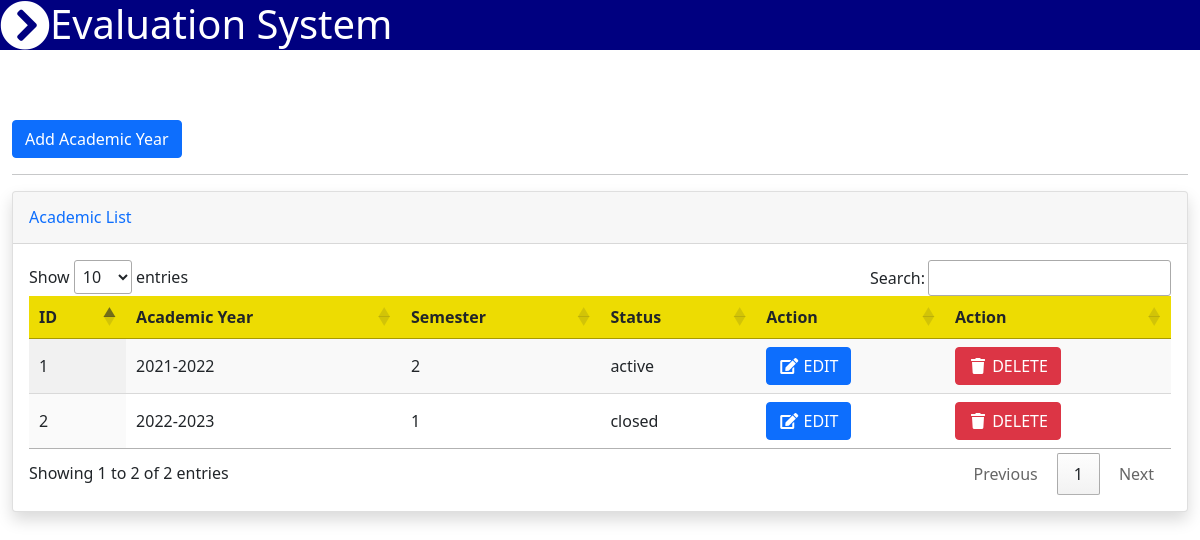
Page /academic_list.php (signed in) on the committed database.
### tables this page shows
CREATE TABLE `academic` (
  `id` tinyint(30) NOT NULL,
  `academic_year` varchar(30) NOT NULL,
  `semester` int(30) NOT NULL,
  `status` varchar(30) NOT NULL
);

### academic_list.php (the view, shortened to what this page needs)
<?php include_once'navbar.php'; ?>
<body id="page-top">
<div class="container-fluid py-5 my-5">
    <button type="button" class="btn btn-primary" data-bs-toggle="modal" data-bs-target="#staticBackdrop">
    Add Academic Year
    </button>
    <hr>
    <div class="card shadow mb-4">
        <div class="card-header py-3">
            <h6 class="m-0 font-weight-bold text-primary">Academic List</h6>
        </div>
        <div class="card-body">
            <div class="table-responsive">
            <?php
            include_once'koneksyon.php';
            $qryview = "SELECT * FROM academic";
            $result = mysqli_query($koneksyon, $qryview);
            ?>
                <table class="display" id="myTable" width="100%" cellspacing="0">
                    <thead style="background-color: #eddc02;">
                        <tr>
                            <th>ID</th>
                            <th>Academic Year</th>
                            <th>Semester</th>
                            <th>Status</th>
                            <th>Action</th>
                            <th>Action</th>
                        </tr>
                    </thead>
                    <tbody>
                    <?php
                    $no = 1;
                    while($row = mysqli_fetch_array($result)) { ?>
                        <tr>
                            <td><?php echo $no ?></td>
                            <td><?php echo $row['academic_year'] ?></td>
                            <td><?php echo $row['semester'] ?></td>
                            <td><?php echo $row['status'] ?></td>
                            <td><a type="button" class="btn btn-primary" href="viewedit_acad.php?id=<?php echo $row['id']; ?>"><span class="fa fa-fw fa-edit"></span> EDIT</a></td>
                            <td><button class="btn btn-danger" type="button" onClick="deleteme(<?php echo $row['id']; ?>)" name="delete" ><span class="fa fa-fw fa-trash"></span> DELETE </button></td>
                        </tr>
                    <?php $no++;} ?>
                    </tbody>
                </table>
            </div>
        </div>
    </div>
</div>
</body>

### rows in the picture
academic: academic_year "2021-2022", semester "2", status "active"
academic: academic_year "2022-2023", semester "1", status "closed"
